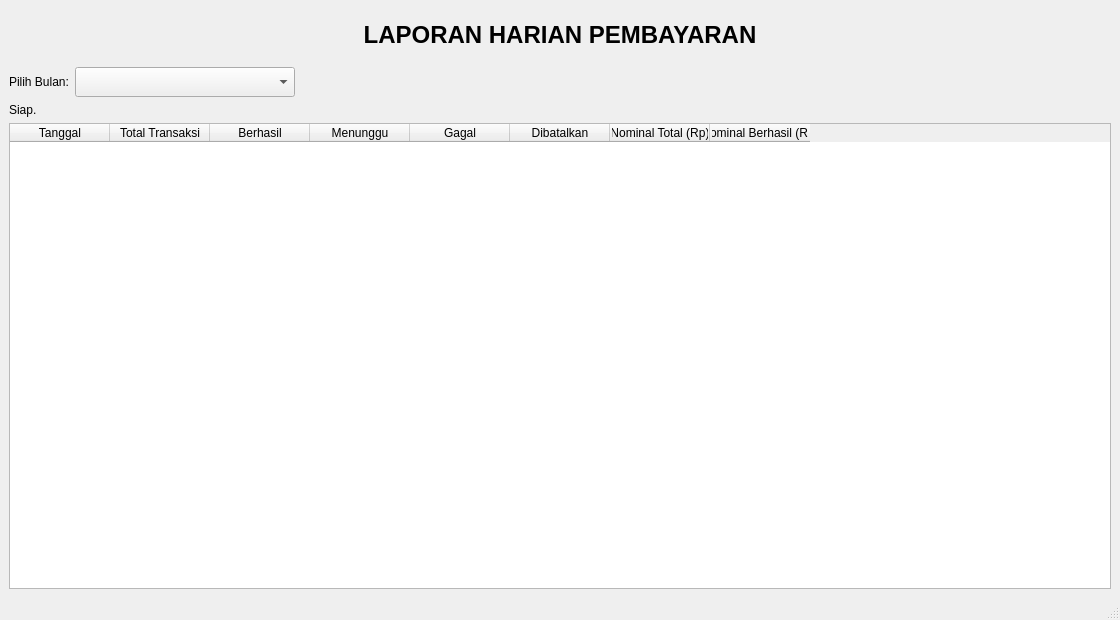
<?xml version="1.0" encoding="UTF-8"?>
<ui version="4.0">
 <class>MainWindow</class>
 <widget class="QMainWindow" name="MainWindow">
  <property name="geometry">
   <rect>
    <x>0</x>
    <y>0</y>
    <width>1120</width>
    <height>620</height>
   </rect>
  </property>
  <property name="windowTitle">
   <string>Laporan Harian Pembayaran</string>
  </property>
  <widget class="QWidget" name="centralwidget">
   <layout class="QVBoxLayout" name="verticalLayout">
    <item>
     <widget class="QLabel" name="labelTitle">
      <property name="styleSheet">
       <string notr="true">font-size: 18pt; font-weight: bold; padding: 12px;</string>
      </property>
      <property name="text">
       <string>LAPORAN HARIAN PEMBAYARAN</string>
      </property>
      <property name="alignment">
       <set>Qt::AlignCenter</set>
      </property>
     </widget>
    </item>
    <item>
     <layout class="QHBoxLayout" name="filterLayout">
      <item>
       <widget class="QLabel" name="labelMonth">
        <property name="text">
         <string>Pilih Bulan:</string>
        </property>
       </widget>
      </item>
      <item>
       <widget class="QComboBox" name="comboBulan">
        <property name="minimumSize">
         <size>
          <width>220</width>
          <height>30</height>
         </size>
        </property>
       </widget>
      </item>
      <item>
       <spacer name="horizontalSpacer">
        <property name="orientation">
         <enum>Qt::Horizontal</enum>
        </property>
        <property name="sizeHint" stdset="0">
         <size>
          <width>40</width>
          <height>20</height>
         </size>
        </property>
       </spacer>
      </item>
     </layout>
    </item>
    <item>
     <widget class="QLabel" name="labelStatus">
      <property name="text">
       <string>Siap.</string>
      </property>
     </widget>
    </item>
    <item>
     <widget class="QTableWidget" name="tableLaporan">
      <property name="editTriggers">
       <set>QAbstractItemView::NoEditTriggers</set>
      </property>
      <property name="alternatingRowColors">
       <bool>true</bool>
      </property>
      <property name="selectionBehavior">
       <enum>QAbstractItemView::SelectRows</enum>
      </property>
      <property name="sortingEnabled">
       <bool>true</bool>
      </property>
      <property name="rowCount">
       <number>0</number>
      </property>
      <property name="columnCount">
       <number>8</number>
      </property>
      <column>
       <property name="text">
        <string>Tanggal</string>
       </property>
      </column>
      <column>
       <property name="text">
        <string>Total Transaksi</string>
       </property>
      </column>
      <column>
       <property name="text">
        <string>Berhasil</string>
       </property>
      </column>
      <column>
       <property name="text">
        <string>Menunggu</string>
       </property>
      </column>
      <column>
       <property name="text">
        <string>Gagal</string>
       </property>
      </column>
      <column>
       <property name="text">
        <string>Dibatalkan</string>
       </property>
      </column>
      <column>
       <property name="text">
        <string>Nominal Total (Rp)</string>
       </property>
      </column>
      <column>
       <property name="text">
        <string>Nominal Berhasil (Rp)</string>
       </property>
      </column>
     </widget>
    </item>
   </layout>
  </widget>
  <widget class="QMenuBar" name="menubar">
   <property name="geometry">
    <rect>
     <x>0</x>
     <y>0</y>
     <width>1120</width>
     <height>21</height>
    </rect>
   </property>
  </widget>
  <widget class="QStatusBar" name="statusbar"/>
 </widget>
 <resources/>
 <connections/>
</ui>
